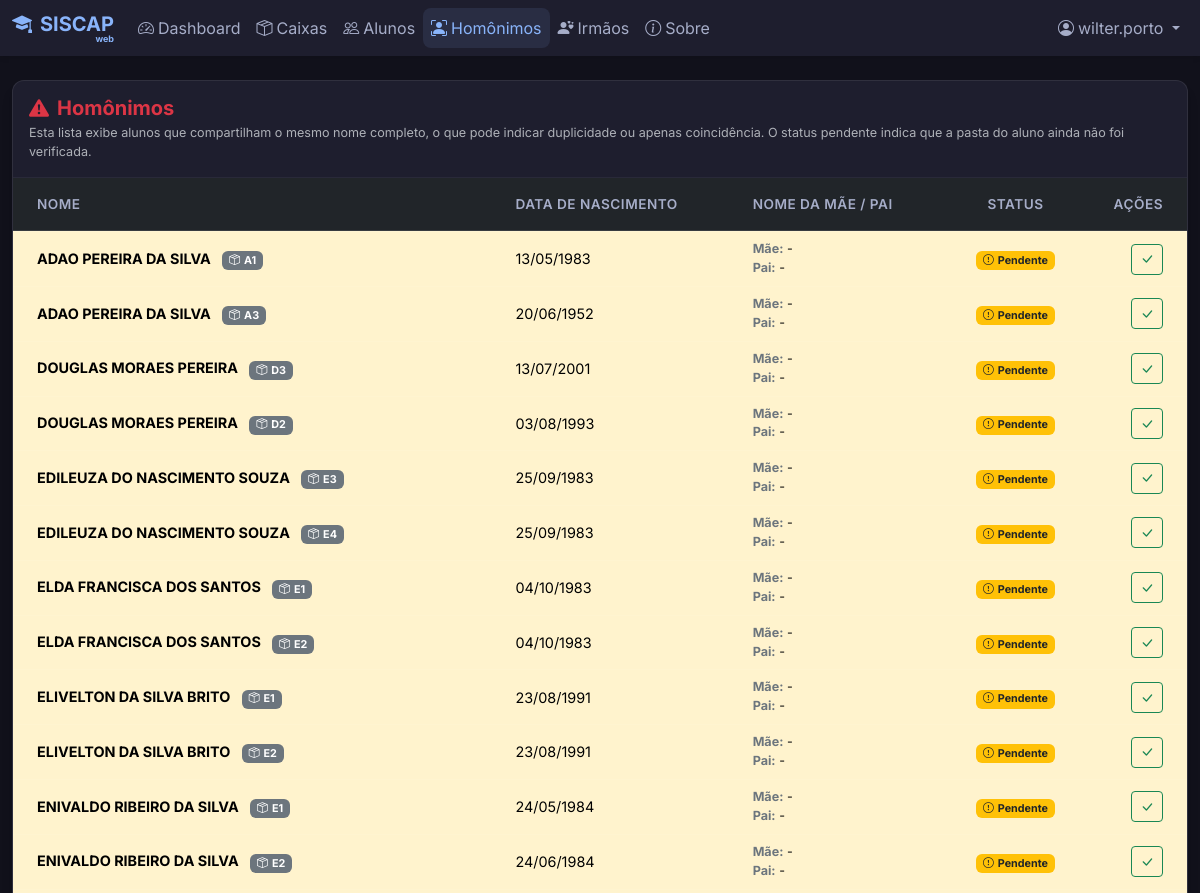
Before: /homonimos (signed in, upper part) with the older database file.
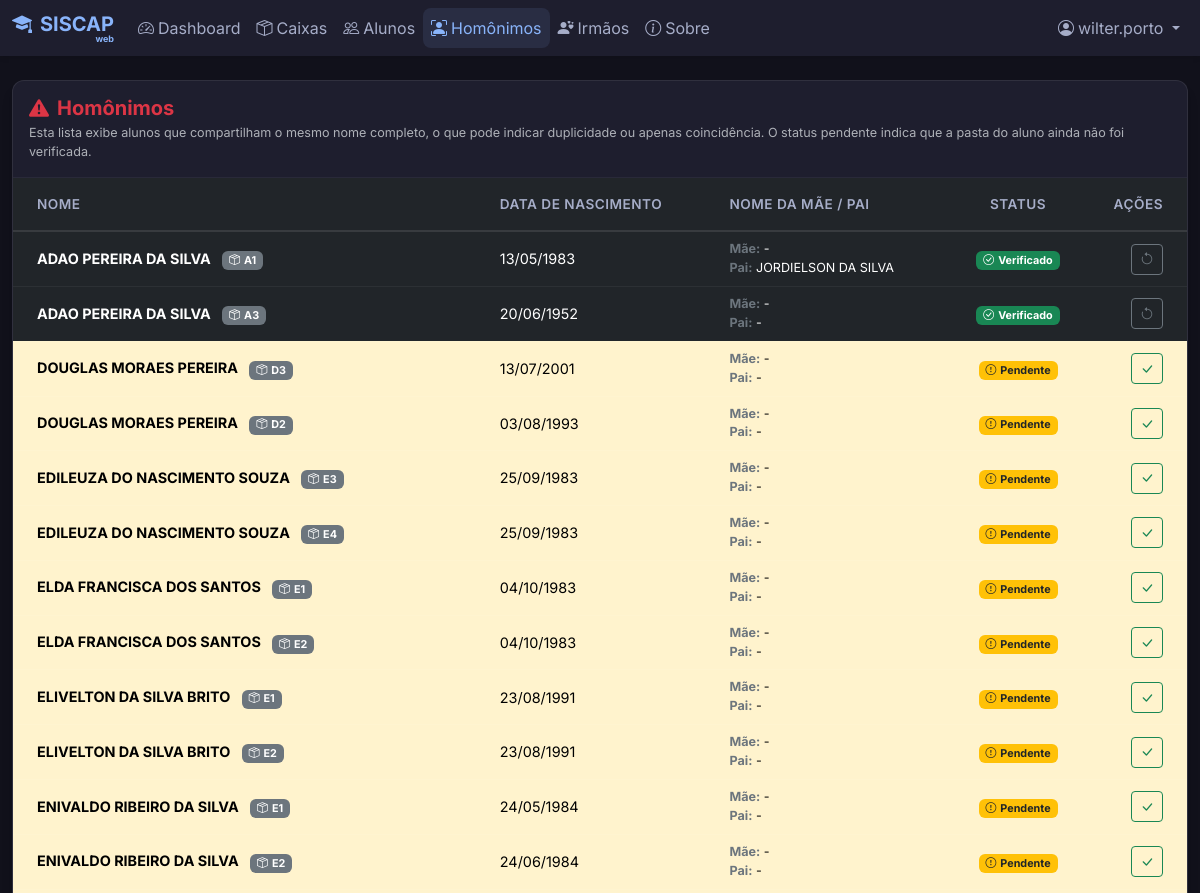
After: the same page with the newer database file.
### models.py (models this page shows, shortened)
class User(UserMixin, db.Model):
    id = db.Column(db.Integer, primary_key=True)
    username = db.Column(db.String(80), unique=True, nullable=False)
    full_name = db.Column(db.String(120), nullable=True) # "Nome"
    cpf = db.Column(db.String(14), unique=True, nullable=True) # Formatted CPF 000.000.000-00
    email = db.Column(db.String(120), unique=True, nullable=True)
    password_hash = db.Column(db.String(200), nullable=False)
    role = db.Column(db.String(20), default='Usuário')
    active = db.Column(db.Boolean, default=True)

class Aluno(db.Model):
    id = db.Column(db.Integer, primary_key=True)
    nome = db.Column(db.String(100), nullable=False)
    data_nascimento = db.Column(db.Date, nullable=True)
    nome_mae = db.Column(db.String(100), nullable=True)
    nome_pai = db.Column(db.String(100), nullable=True)
    caixa_id = db.Column(db.Integer, db.ForeignKey('caixa.id'), nullable=False)
    ativo = db.Column(db.Boolean, default=False)
    homonimo_verificado = db.Column(db.Boolean, default=False)
    created_by_id = db.Column(db.Integer, db.ForeignKey('user.id'), nullable=True)
    caixa = db.relationship('Caixa', backref=db.backref('alunos', lazy=True))
    created_by = db.relationship('User', backref=db.backref('created_students', lazy=True))

class Caixa(db.Model):
    id = db.Column(db.Integer, primary_key=True)
    letra = db.Column(db.String(1), nullable=False)
    numero = db.Column(db.Integer, nullable=False)
    __table_args__ = (db.UniqueConstraint('letra', 'numero', name='_letra_numero_uc'),)
    @property
    def nome_formatado(self):
        return f"{self.letra}{self.numero}"

### app.py (the view)
@app.route('/homonimos')
@login_required
def homonimos():
    subquery = db.session.query(Aluno.nome).group_by(Aluno.nome).having(func.count(Aluno.nome) > 1).subquery()
    homonimos = Aluno.query.filter(Aluno.nome.in_(subquery)).order_by(Aluno.nome).all()
    return render_template('homonimos.html', homonimos=homonimos)

### app.py (called while the page is built, shortened)
def cleanup_old_exports():
    global last_cleanup_time
    now = get_local_time()
    if last_cleanup_time and (now - last_cleanup_time) < timedelta(hours=1):
        return
    try:
        downloads_folder = os.path.join(app.root_path, 'static', 'downloads')
        if not os.path.exists(downloads_folder):
            return
    except Exception as e:
        print(f"Erro na rotina de limpeza de exportações: {e}")

def create_app(config_class=DevelopmentConfig):
    if os.environ.get('FLASK_ENV') == 'production':
        config_class = ProductionConfig
    app = Flask(__name__)
    app.config.from_object(config_class)
    app.config['PERMANENT_SESSION_LIFETIME'] = timedelta(minutes=10)
    db.init_app(app)
    login_manager = LoginManager()
    login_manager.login_view = 'login'
    login_manager.login_message = ''
    login_manager.login_message_category = 'info'
    login_manager.init_app(app)
    @login_manager.user_loader
    def load_user(user_id):
        return db.session.get(User, int(user_id))
    return app, login_manager

@app.context_processor
def inject_system_config():
    return dict(system_config=SystemConfig.query.first())

@app.before_request
def check_admin_access():
    admin_routes = ['/usuarios', '/configuracoes', '/importacoes', '/auditoria', '/usuarios/gerenciar']
    if request.path in admin_routes or request.path.startswith('/usuarios/'):
        if current_user.is_authenticated and current_user.role != 'Administrador':
            flash('Acesso negado. Apenas administradores podem acessar esta área.', 'error')
            return redirect(url_for('dashboard'))

### models.py (called while the page is built)
def get_local_time():
    return datetime.now(timezone(timedelta(hours=-3)))

### templates/homonimos.html (shortened to what this page needs)
{% extends 'base.html' %}
{% block content %}
<div style="font-size: 0.9rem;">
    <div class="card shadow-sm border-0">
        <div class="card-header bg-transparent py-3 border-bottom-0">
            <h5 class="card-title fw-bold text-danger mb-0">
                <i class="bi bi-exclamation-triangle-fill me-2"></i>Homônimos
            </h5>
            <p class="card-text text-muted small mt-1 mb-0">Esta lista exibe alunos que compartilham o mesmo nome
                completo,
                o que pode indicar duplicidade ou apenas coincidência. O status pendente indica que a pasta do aluno
                ainda não foi verificada.</p>
        </div>
        <div class="card-body p-0">
            <div class="table-responsive">
                <table class="table table-hover align-middle mb-0">
                    <thead class="bg-light">
                        <tr>
                            <th class="ps-4 py-3">Nome</th>
                            <th class="py-3">Data de Nascimento</th>
                            <th class="py-3">Nome da Mãe / Pai</th>
                            <th class="py-3 text-center">Status</th>
                            <th class="py-3 text-end pe-4">Ações</th>
                        </tr>
                    </thead>
                    <tbody>
                        {% for aluno in homonimos %}
                        <tr class="{% if not aluno.homonimo_verificado %}table-warning{% endif %}">
                            <td class="ps-4 fw-bold">
                                {{ aluno.nome }}
                                {% if aluno.caixa %}
                                <span class="badge bg-secondary ms-2" title="Caixa da Pasta">
                                    <i class="bi bi-box-seam me-1"></i>{{ aluno.caixa.nome_formatado }}
                                </span>
                                {% endif %}
                            </td>
                            <td>{{ aluno.data_nascimento.strftime('%d/%m/%Y') if aluno.data_nascimento else '<span
                                    class="text-muted fst-italic">Não informada</span>' | safe }}</td>
                            <td>
                                <div class="small"><span class="text-secondary fw-bold">Mãe:</span> {{ aluno.nome_mae or
                                    '-' }}
                                </div>
                                <div class="small"><span class="text-secondary fw-bold">Pai:</span> {{ aluno.nome_pai or
                                    '-' }}
                                </div>
                            </td>
                            <td class="text-center">
                                {% if aluno.homonimo_verificado %}
                                <span class="badge bg-success"><i class="bi bi-check-circle me-1"></i>Verificado</span>
                                {% else %}
                                <span class="badge bg-warning text-dark"><i
                                        class="bi bi-exclamation-circle me-1"></i>Pendente</span>
                                {% endif %}
                            </td>
                            <td class="text-end pe-4">
                                {% if not aluno.homonimo_verificado %}
                                <a href="{{ url_for('verificar_homonimo', id=aluno.id) }}"
                                    class="btn btn-sm btn-outline-success" title="Marcar como Verificado">
                                    <i class="bi bi-check-lg"></i>
                                </a>
                                {% else %}
                                <a href="{{ url_for('verificar_homonimo', id=aluno.id) }}"
                                    class="btn btn-sm btn-outline-secondary" title="Desmarcar Verificação">
                                    <i class="bi bi-arrow-counterclockwise"></i>
                                </a>
                                {% endif %}
                            </td>
                        </tr>
                        {% endfor %}
                    </tbody>
                </table>
            </div>
        </div>
    </div>
</div>
{% endblock %}

### templates/base.html (shortened to what this page needs)
<!DOCTYPE html>
<html lang="pt-BR" data-bs-theme="dark">
<head>
    <link href="https://cdn.jsdelivr.net/npm/bootstrap@5.3.2/dist/css/bootstrap.min.css" rel="stylesheet"
>
    <link rel="stylesheet" href="https://cdn.jsdelivr.net/npm/bootstrap-icons@1.11.1/font/bootstrap-icons.css">
    <link rel="stylesheet" href="{{ url_for('static', filename='css/style.css') }}">
</head>
<body>
    {% if current_user.is_authenticated %}
    <nav class="navbar navbar-expand-lg navbar-dark sticky-top mb-4">
        <div class="container-fluid">
            <a class="navbar-brand d-inline-flex flex-column align-items-end" style="line-height: 1;"
                href="{{ url_for('dashboard') }}">
                <div><i class="bi bi-mortarboard-fill me-2"></i>SISCAP</div>
                <span style="font-size: 45%;">web</span>
            </a>
            <div class="collapse navbar-collapse" id="navbarNav">
                <ul class="navbar-nav me-auto mb-2 mb-lg-0">
                    <li class="nav-item">
                        <a class="nav-link {% if request.path == '/' %}active{% endif %}"
                            href="{{ url_for('dashboard') }}">
                            <i class="bi bi-speedometer2 me-1"></i>Dashboard
                        </a>
                    </li>
                    <li class="nav-item">
                        <a class="nav-link {% if request.path == '/caixas' %}active{% endif %}"
                            href="{{ url_for('caixas') }}">
                            <i class="bi bi-box-seam me-1"></i>Caixas
                        </a>
                    </li>
                    <li class="nav-item">
                        <a class="nav-link {% if request.path.startswith('/alunos') %}active{% endif %}"
                            href="{{ url_for('alunos') }}">
                            <i class="bi bi-people me-1"></i>Alunos
                        </a>
                    </li>
                    <li class="nav-item">
                        <a class="nav-link {% if request.path == '/homonimos' %}active{% endif %}"
                            href="{{ url_for('homonimos') }}">
                            <i class="bi bi-person-bounding-box me-1"></i>Homônimos
                        </a>
                    </li>
                    <li class="nav-item">
                        <a class="nav-link {% if request.path == '/irmaos' %}active{% endif %}"
                            href="{{ url_for('irmaos') }}">
                            <i class="bi bi-person-hearts me-1"></i>Irmãos
                        </a>
                    </li>
                    <li class="nav-item">
                        <a class="nav-link {% if request.path == '/sobre' %}active{% endif %}"
                            href="{{ url_for('sobre') }}">
                            <i class="bi bi-info-circle me-1"></i>Sobre
                        </a>
                    </li>
                </ul>
                <ul class="navbar-nav">
                    <li class="nav-item dropdown">
                        <a class="nav-link dropdown-toggle" href="#" id="userDropdown" role="button"
                            data-bs-toggle="dropdown" aria-expanded="false">
                            <i class="bi bi-person-circle me-1"></i>{{ current_user.username }}
                        </a>
                    </li>
                </ul>
            </div>
        </div>
    </nav>
    {% endif %}
    <div class="container-fluid">
        <main class="main-content">
            {% block content %}{% endblock %}
        </main>
    </div>
    <div class="toast-container position-fixed top-0 end-0 p-3" style="z-index: 1055;">
    </div>
</body>
</html>

### static/css/style.css (style rules this page uses)
body { background-color: #11111b !important; color: #cdd6f4 !important; }
.nav-link { color: #a6adc8 !important; }
.nav-link:hover, .nav-link.active { background-color: rgba(137, 180, 250, 0.1) !important; color: #89b4fa !important; border-radius: 8px; }
.card { background-color: #1e1e2e !important; border: 1px solid rgba(255, 255, 255, 0.08) !important; box-shadow: 0 10px 15px -3px rgba(0, 0, 0, 0.1), 0 4px 6px -2px rgba(0, 0, 0, 0.05) !important; border-radius: 12px !important; }
.card-header { background-color: transparent !important; border-bottom: 1px solid rgba(255, 255, 255, 0.05) !important; padding-bottom: 15px !important; padding-top: 15px !important; }
.table { color: #cdd6f4 !important; }
.table th { border-bottom: 2px solid rgba(255, 255, 255, 0.1) !important; color: #a6adc8 !important; font-weight: 600; text-transform: uppercase; font-size: 0.85rem; letter-spacing: 0.5px; }
.table td { border-bottom: 1px solid rgba(255, 255, 255, 0.05) !important; }

### templates/base.html (style rules this page uses)
body { font-family: 'Inter', sans-serif; min-height: 100vh; background-color: #11111b; }
.navbar { background-color: #1e1e2e; box-shadow: 0 2px 5px rgba(0, 0, 0, 0.1); }
.nav-link { color: rgba(255, 255, 255, 0.7); transition: all 0.3s; }
.nav-link:hover, .nav-link.active { color: #89b4fa; }
.navbar-brand { color: #89b4fa !important; font-weight: 700; }
.card { background-color: #1e1e2e; border: 1px solid rgba(255, 255, 255, 0.05); box-shadow: 0 4px 6px rgba(0, 0, 0, 0.1); }

Changed rows visible on the page:
changed Aluno: nome_pai "-" → "JORDIELSON DA SILVA"; homonimo_verificado "Pendente" → "Verificado"
changed Aluno (number 2 of 9 on the later page): homonimo_verificado "Pendente" → "Verificado"
